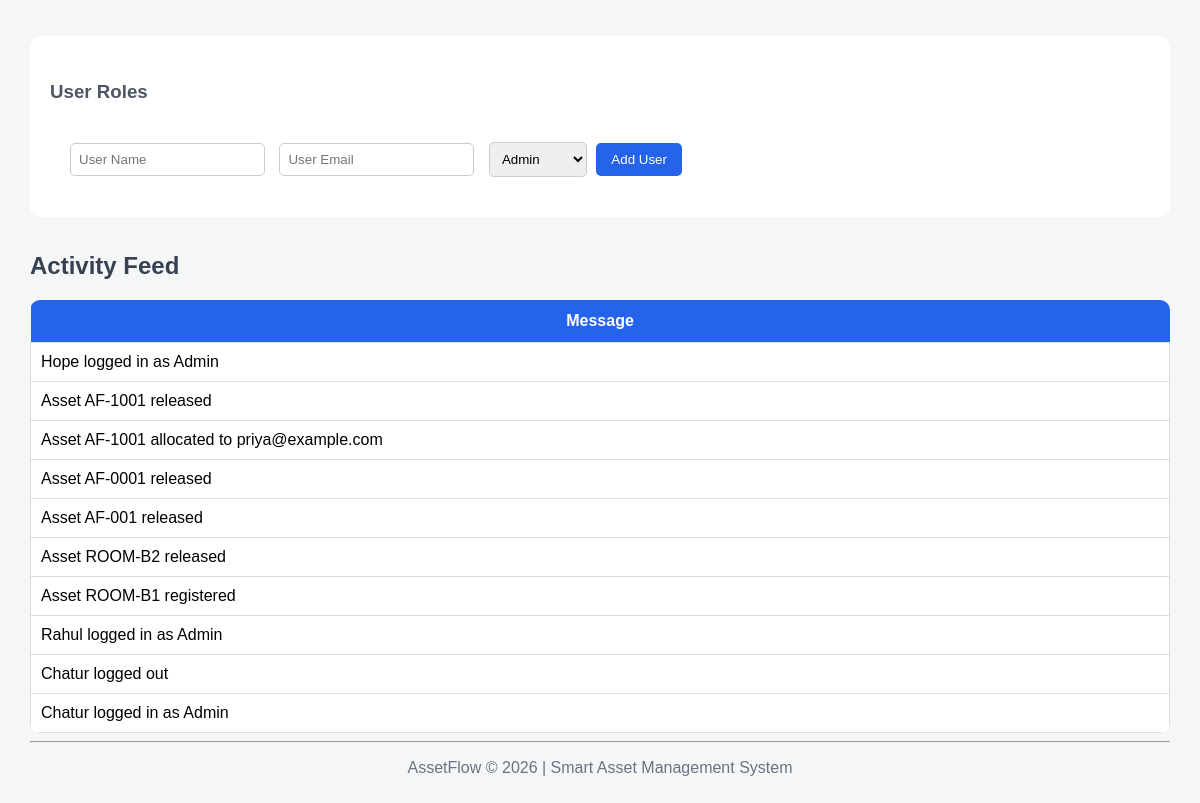
Page / (signed in, lower part) on the earlier database version.
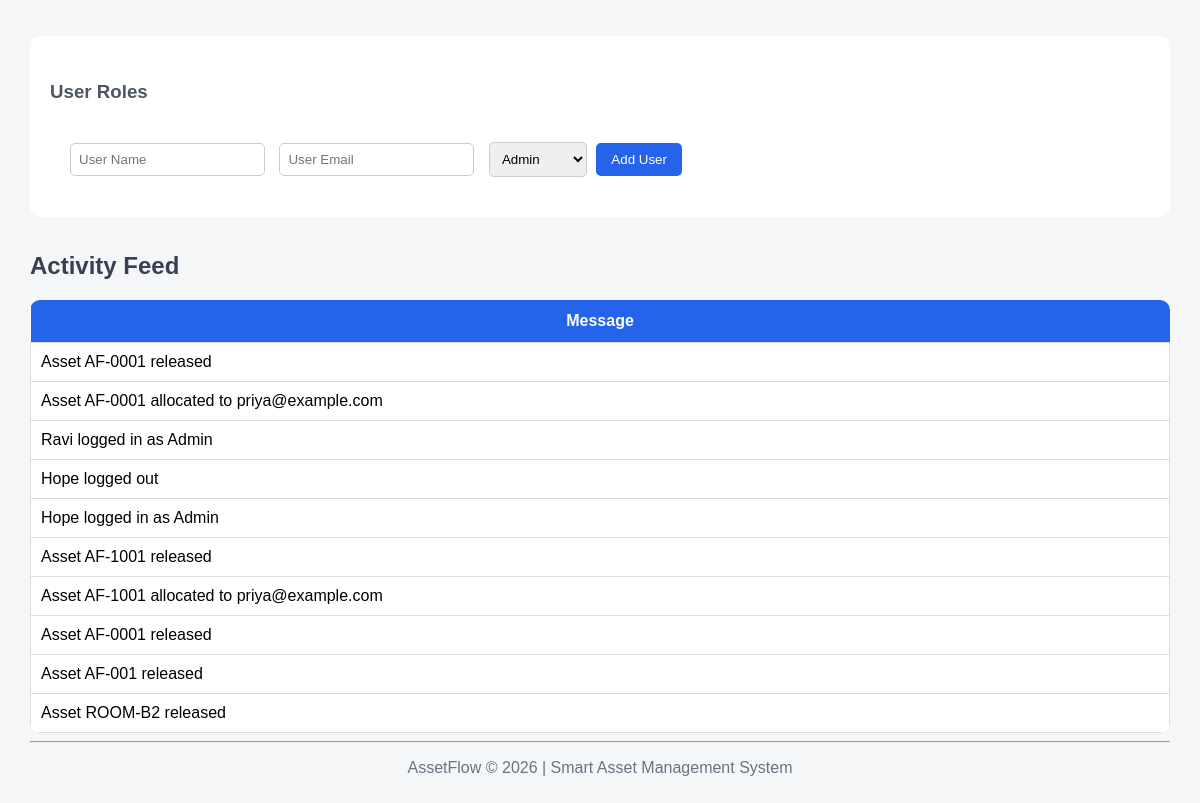
Same page on the later database version.
### tables this page shows
CREATE TABLE notifications (
        id INTEGER PRIMARY KEY AUTOINCREMENT,
        message TEXT
    );

### app.py (the view)
@app.route("/")
def home():
    if "user" not in session:
        return redirect("/login")
    conn = sqlite3.connect("assetflow.db")
    cur = conn.cursor()
    search = request.args.get("search", "")
    if search:
        cur.execute(
            "SELECT tag, name, status FROM assets WHERE tag LIKE ? OR name LIKE ?",
            (f"%{search}%", f"%{search}%")
        )
    else:
        cur.execute("SELECT tag, name, status FROM assets")
    assets = cur.fetchall()
    cur.execute("SELECT resource_tag, start_time, end_time FROM bookings")
    bookings = cur.fetchall()
    cur.execute("SELECT name, email FROM employees")
    employees = cur.fetchall()
    cur.execute("SELECT COUNT(*) FROM assets")
    total_assets = cur.fetchone()[0]
    cur.execute("SELECT COUNT(*) FROM assets WHERE status = 'Available'")
    available_assets = cur.fetchone()[0]
    cur.execute("SELECT COUNT(*) FROM assets WHERE status = 'Allocated'")
    allocated_assets = cur.fetchone()[0]
    cur.execute("SELECT COUNT(*) FROM employees")
    total_employees = cur.fetchone()[0]
    cur.execute("SELECT COUNT(*) FROM bookings")
    total_bookings = cur.fetchone()[0]
    cur.execute("SELECT COUNT(*) FROM maintenance_requests")
    total_maintenance = cur.fetchone()[0]
    cur.execute("SELECT COUNT(*) FROM audits")
    total_audits = cur.fetchone()[0]
    cur.execute("SELECT asset_tag, issue, status FROM maintenance_requests")
    maintenance_requests = cur.fetchall()
    cur.execute("SELECT message FROM notifications ORDER BY id DESC LIMIT 10")
    notifications = cur.fetchall()
    cur.execute("SELECT asset_tag, checked_by, condition, date FROM audits ORDER BY id DESC")
    audits = cur.fetchall()
    conn.close()
    return render_template(
        "index.html",
        assets=assets,
        bookings=bookings,
        employees=employees,
        total_assets=total_assets,
        available_assets=available_assets,
        allocated_assets=allocated_assets,
        total_employees=total_employees,
        total_bookings=total_bookings,
        maintenance_requests=maintenance_requests,
        notifications=notifications,
        audits=audits,
        total_maintenance=total_maintenance,
        total_audits=total_audits,
        search=search,
    )

### templates/index.html (shortened to what this page needs)
<!DOCTYPE html>
<html>
<head>
</head>
<body>
<div class="form-grid">
    <div class="section">
        <h3>User Roles</h3>
        <form action="/add_user" method="post">
            <input type="text" name="name" placeholder="User Name" required>
            <input type="email" name="email" placeholder="User Email" required>
            <select name="role">
                <option value="Admin">Admin</option>
            </select>
            <button type="submit">Add User</button>
        </form>
    </div>
</div>
   <h2>Activity Feed</h2>
<table class="activity-table">
<tr>
    <th>Message</th>
</tr>
{% if notifications %}
    {% for n in notifications %}
    <tr>
        <td>{{ n[0] }}</td>
    </tr>
    {% endfor %}
{% else %}
    <tr>
        <td>No notifications yet</td>
    </tr>
{% endif %}
</table>
<hr>
<p style="text-align:center;color:#6b7280;">
    AssetFlow © 2026 | Smart Asset Management System
</p>
</body>
</html>

### templates/index.html (style rules this page uses)
body { font-family: Arial, sans-serif; background-color: #f4f6f8; margin: 30px; }
h2 { color: #374151; margin-top: 35px; }
table { width: 100%; border-collapse: collapse; background: white; margin-top: 10px; }
th { background-color: #2563eb; color: white; padding: 12px; }
form { background: white; padding: 15px; border-radius: 8px; margin-top: 10px; }
input, select { padding: 8px; margin: 5px; border: 1px solid #ccc; border-radius: 5px; }
button { background-color: #2563eb; color: white; border: none; padding: 9px 15px; border-radius: 5px; cursor: pointer; }
.section { background: white; padding: 20px; border-radius: 10px; margin-top: 20px; }
table { border-radius: 10px; overflow: hidden; }
h3 { color: #4b5563; margin-top: 25px; }
.activity-table td { text-align: left; }
.form-grid { display: grid; grid-template-columns: repeat(auto-fit, minmax(320px, 1fr)); gap: 20px; }

Differences in the rows shown:
no longer on this page (row unchanged): notifications: message "Asset ROOM-B1 registered"
no longer on this page (row unchanged): notifications: message "Rahul logged in as Admin"
no longer on this page (row unchanged): notifications: message "Chatur logged out"
no longer on this page (row unchanged): notifications: message "Chatur logged in as Admin"
added notifications: message "Asset AF-0001 released"
added notifications: message "Asset AF-0001 allocated to priya@example.com"
added notifications: message "Ravi logged in as Admin"
added notifications: message "Hope logged out"
